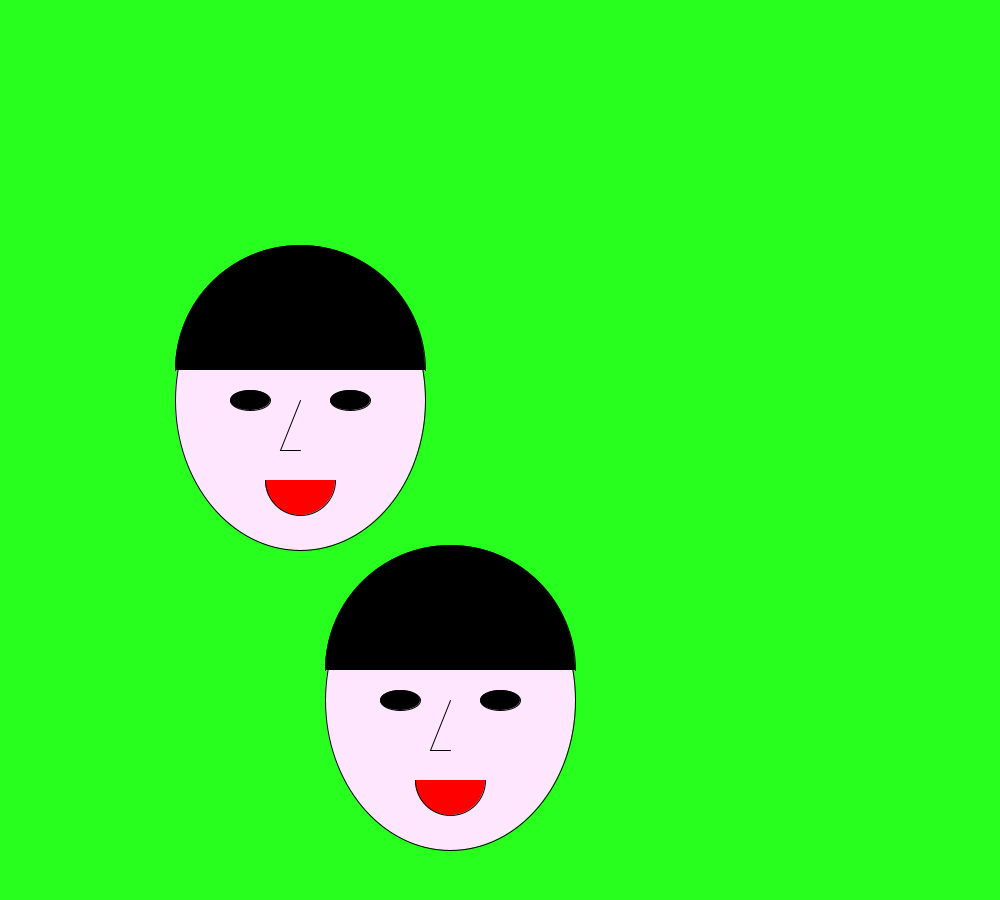
Frame 1 (no input)
Frame 60 (the mouse pressed at the canvas centre just before this capture): identical to frame 1, image omitted
Frame 120 (the mouse held since frame 60 and released just before this capture): identical to frame 1, image omitted

The Processing sketch that drew this single still picture (run headless with seeded random() and noise(); from frame 60 on, the mouse is pressed at the canvas centre):

// Processing sketch: processing_32913
// ── processing_32913.pde

void setup() {
  size(1000,900);
  smooth();
}
void draw() {
  background(40,255,30);
  face(150,200);
  face(300,500);
  
}  
  
  
 void face(int xCoordinate, int yCoordinate) { 
  pushMatrix();
   translate(xCoordinate, yCoordinate);
  fill(255, 230, 255);
smooth();
ellipse(150, 200, 250, 300);
fill(0,0,0);
arc(150, 170, 250, 250, PI, TWO_PI);

ellipse(100, 200, 40, 20);
ellipse(200, 200, 40, 20);
fill(255, 230, 255);
beginShape();
vertex(150, 200);
vertex(130, 250);
vertex(150, 250);
endShape();
fill(255,0,0);
arc(150, 280, 70, 70, TWO_PI, TWO_PI+PI);
popMatrix();
}
